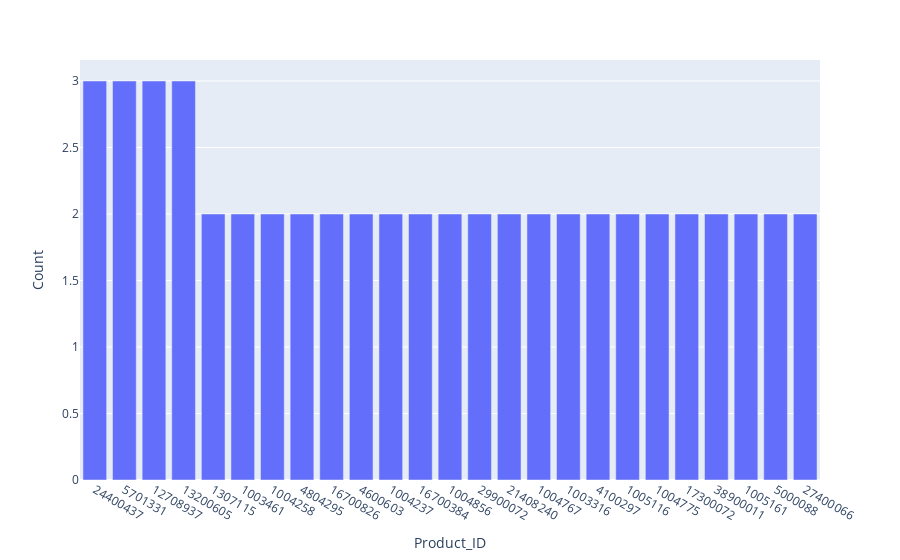

The code cell stored with this chart in its notebook:
### Code cell
px.bar(spark.sql("SELECT DISTINCT(product_id) AS Product_ID, COUNT(product_id) AS Count from Product_Data GROUP BY product_id HAVING Count>1 ORDER BY Count DESC").toPandas(), x='Product_ID', y='Count')

### Figure 1 — Plotly figure (JSON) as saved in the notebook; plotly's stock layout.template omitted (floating-point values rounded to 4 significant figures)
{"data": [{"alignmentgroup": "True", "hovertemplate": "Product_ID=%{x}<br>Count=%{y}<extra></extra>", "legendgroup": "", "marker": {"color": "#636efa"}, "name": "", "offsetgroup": "", "orientation": "v", "showlegend": false, "textposition": "auto", "type": "bar", "x": ["24400437", "5701331", "12708937", "13200605", "1307115", "1003461", "1004258", "4804295", "16700826", "4600603", "1004237", "16700384", "1004856", "29900072", "21408240", "1004767", "1003316", "4100297", "1005116", "1004775", "17300072", "38900011", "1005161", "5000088", "27400066"], "xaxis": "x", "y": [3, 3, 3, 3, 2, 2, 2, 2, 2, 2, 2, 2, 2, 2, 2, 2, 2, 2, 2, 2, 2, 2, 2, 2, 2], "yaxis": "y"}], "layout": {"barmode": "relative", "legend": {"tracegroupgap": 0}, "margin": {"t": 60}, "xaxis": {"anchor": "y", "domain": [0, 1], "title": {"text": "Product_ID"}}, "yaxis": {"anchor": "x", "domain": [0, 1], "title": {"text": "Count"}}}}
